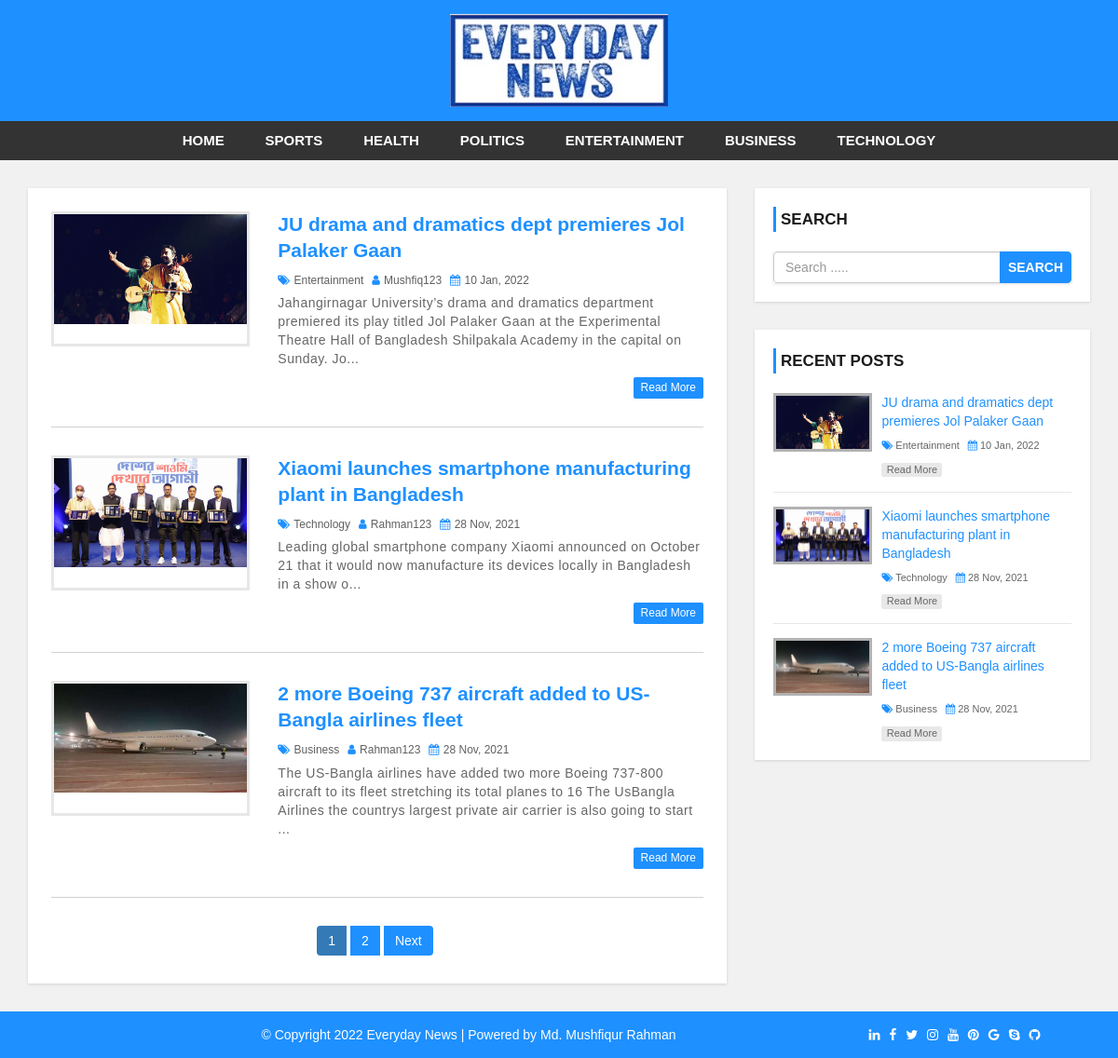
The page / on the database its author committed.
### tables this page shows
CREATE TABLE `settings` (
  `websitename` varchar(60) NOT NULL,
  `logo` varchar(60) NOT NULL,
  `footerdesc` varchar(255) NOT NULL
);

CREATE TABLE `category` (
  `category_id` int(11) NOT NULL,
  `category_name` varchar(100) NOT NULL,
  `post` int(11) NOT NULL DEFAULT 0
);

CREATE TABLE `post` (
  `post_id` int(11) NOT NULL,
  `title` varchar(100) NOT NULL,
  `description` text NOT NULL,
  `category` varchar(100) NOT NULL,
  `post_date` varchar(50) NOT NULL,
  `author` int(11) NOT NULL,
  `post_img` varchar(100) NOT NULL
);

CREATE TABLE `user` (
  `user_id` int(10) UNSIGNED NOT NULL,
  `first_name` varchar(30) NOT NULL,
  `last_name` varchar(30) NOT NULL,
  `username` varchar(30) DEFAULT NULL,
  `password` varchar(40) DEFAULT NULL,
  `role` int(11) NOT NULL
);

### config.php (called while the page is built, shortened)
<?php
$hostname = "http://localhost/everydayNews";
?>

### index.php (the view, shortened to what this page needs)
<?php include 'header.php'; ?>
<div id="main-content">
    <div class="container">
        <div class="row">
            <div class="col-md-8">
                <div class="post-container">
                    <?php
                    include 'config.php';
                    $limit = 3;
                    if (isset($_GET['page'])) {
                        $page = $_GET['page'];
                    }else{$page = 1;}
                    $offset = ($page - 1) * $limit;
                    $sql = "SELECT post.post_id, post.title, post.description, post.post_date, category.category_name, user.username,post.category,post.post_img,post.author FROM post
                    LEFT JOIN category ON post.category = category.category_id
                    LEFT JOIN user ON post.author = user.user_id
                    ORDER BY post.post_id DESC LIMIT {$offset},{$limit}";
                    $result = mysqli_query($conn, $sql) or die("Query Failed");
                    if (mysqli_num_rows($result) > 0) {
                        while ($row = mysqli_fetch_assoc($result)) {
                            ?>
                            <div class="post-content">
                                <div class="row">
                                    <div class="col-md-4">
                                        <a class="post-img" href="single.php?id=<?php echo $row['post_id']; ?>"><img src="admin/upload/<?php echo $row['post_img']; ?>" alt=""/></a>
                                    </div>
                                    <div class="col-md-8">
                                        <div class="inner-content clearfix">
                                            <h3><a href="single.php?id=<?php echo $row['post_id']; ?>"><?php echo $row['title']; ?></a></h3>
                                            <div class="post-information">
                                                <span>
                                                    <i class="fa fa-tags" aria-hidden="true"></i>
                                                    <a href='category.php?cid=<?php echo $row['category'];?>'><?php echo $row['category_name']; ?></a>
                                                </span>
                                                <span>
                                                    <i class="fa fa-user" aria-hidden="true"></i>
                                                    <a href='author.php?aid=<?php echo $row['author']; ?>'><?php echo $row['username']; ?></a>
                                                </span>
                                                <span>
                                                    <i class="fa fa-calendar" aria-hidden="true"></i>
                                                    <?php echo $row['post_date']; ?>
                                                </span>
                                            </div>
                                            <p class="description">
                                                <?php echo substr($row['description'],0,200). "..."; ?>
                                            </p>
                                            <a class='read-more pull-right' href="single.php?id=<?php echo $row['post_id']; ?>">read more</a>
                                        </div>
                                    </div>
                                </div>
                            </div>
                            <?php
                        }
                    }else{
                        echo "<h2> No record found. </h2>";
                    }
                    $sql1 = "SELECT * from post";
                    $result1 = mysqli_query($conn,$sql1) or die("Query Failed");
                    if (mysqli_num_rows($result1) >0) {
                        $total_records = mysqli_num_rows($result1);
                        $total_page = ceil($total_records/$limit);
                        echo "<ul class='pagination admin-pagination'>";
                        for ($i=1; $i<=$total_page ; $i++) {
                            if ($i== $page) {
                                $active = "active";
                            }else{
                                $active = "";
                            }
                            echo "<li class='". $active."'><a href='index.php?page=".$i."'>".$i."</a></li>";
                        }
                        if ($total_page >$page) {
                            echo "<li> <a href='index.php?page=".($page+1)."'>Next</a></li>";
                        }
                        echo "</ul>";
                    }
                    ?>
                </div>
            </div>
            <?php include 'sidebar.php'; ?>
        </div>
    </div>
</div>
<?php include 'footer.php'; ?>

### header.php (shortened to what this page needs)
<?php
    include 'config.php';
 ?>
<!DOCTYPE html>
<html lang="en">
<head>
    <link rel="stylesheet" href="css/bootstrap.min.css" />
    <link rel="stylesheet" href="css/font-awesome.css">
    <link rel="stylesheet" href="css/style.css">
</head>
<body>
    <div id="header">
        <div class="container">
            <div class="row">
                <div class=" col-md-offset-4 col-md-4">
                <?php
                  include "config.php";
                  $sql = "SELECT * FROM settings";
                  $result = mysqli_query($conn, $sql) or die("Query Failed.");
                  if(mysqli_num_rows($result) > 0){
                    while($row = mysqli_fetch_assoc($result)) {
                        if ($row['logo'] == "") {
                          echo '<a href="index.php"><h1>' . $row['websitename'].'</h1></a>';
                        }else{
                            echo '<a href="index.php" id="logo"><img src="admin/images/'.$row['logo'].'"></a>';
                        }
            }
                } ?>
                </div>
            </div>
        </div>
    </div>
    <div id="menu-bar">
        <div class="container">
            <div class="row">
                <div class="col-md-12">
                    <?php
                    include 'config.php';
                    $sql = "SELECT * FROM category WHERE post > 0";
                    $result = mysqli_query($conn, $sql) or die("Query Failed");
                    if (mysqli_num_rows($result) > 0) {
                        $active = "";
                        ?>
                        <ul class='menu'>
                            <li><a class='' href='<?php echo $hostname; ?>'>Home</a></li>
                            <?php while ($row = mysqli_fetch_assoc($result)) {
                                ?>
                                <li><a class='<?php echo $active?>' href='category.php?cid=<?php echo $row['category_id']; ?>'><?php echo $row['category_name']; ?></a></li>
                            <?php } ?>
                        </ul>
                        <?php
                    }
                    ?>
                </div>
            </div>
        </div>
    </div>

### sidebar.php
<div id="sidebar" class="col-md-4">
  <div class="search-box-container">
    <h4>Search</h4>
    <form class="search-post" action="search.php" method ="GET">
      <div class="input-group">
        <input type="text" name="search" class="form-control" placeholder="Search .....">
        <span class="input-group-btn">
          <button type="submit" class="btn btn-danger">Search</button>
        </span>
      </div>
    </form>
  </div>
  <div class="recent-post-container">
    <h4>Recent Posts</h4>
    <?php
      include 'config.php';
      $limit = 3;
      $sql = "SELECT post.post_id, post.title, post.description, post.post_date, category.category_name, post.category, post.post_img FROM post
      LEFT JOIN category ON post.category = category.category_id
      ORDER BY post.post_id DESC LIMIT {$limit}";
      $result = mysqli_query($conn, $sql) or die("Query Failed : Recent post");
      if (mysqli_num_rows($result) > 0) {
          while ($row = mysqli_fetch_assoc($result)) {
    ?>
    <div class="recent-post">
      <a class="post-img" href="single.php?id=<?php echo $row['post_id']; ?>">
        <img src="admin/upload/<?php echo $row['post_img']; ?>" alt=""/>
      </a>
      <div class="post-content">
        <h5><a href="single.php?id=<?php echo $row['post_id']; ?>"><?php echo $row['title']; ?></a></h5>
        <span>
          <i class="fa fa-tags" aria-hidden="true"></i>
          <a href='category.php?cid=<?php echo $row['category'];?>'><?php echo $row['category_name']; ?></a>
        </span>
        <span>
          <i class="fa fa-calendar" aria-hidden="true"></i>
          <?php echo $row['post_date']; ?>
        </span>
        <a class="read-more" href="single.php?id=<?php echo $row['post_id']; ?>">read more</a>
      </div>
    </div>
  <?php
}
}
   ?>
   </div>
</div>

### footer.php
<div id ="footer">
    <div class="container">
        <div class="row">
            <div class="col-md-12">
                <?php
                  include "config.php";
                  $sql = "SELECT * FROM settings";
                  $result = mysqli_query($conn, $sql) or die("Query Failed.");
                  if(mysqli_num_rows($result) > 0){
                    while($row = mysqli_fetch_assoc($result)) {
                ?>
                <span style="margin: 0px 200px;"><?php echo $row['footerdesc'] ?></span>
                <span>
                    <a href="#" style="margin: 0px 3px;" class="fa fa-linkedin"></a>
                    <a href="#" style="margin: 0px 3px;" class="fa fa-facebook"></a>
                    <a href="#" style="margin: 0px 3px;" class="fa fa-twitter"></a>
                    <a href="#" style="margin: 0px 3px;" class="fa fa-instagram"></a>
                    <a href="#" style="margin: 0px 3px;" class="fa fa-youtube"></a>
                    <a href="#" style="margin: 0px 3px;" class="fa fa-pinterest"></a>
                    <a href="#" style="margin: 0px 3px;" class="fa fa-google"></a>
                    <a href="#" style="margin: 0px 3px;" class="fa fa-skype"></a>
                    <a href="#" style="margin: 0px 3px;" class="fa fa-github"></a>
                </span>
                <?php
                    }
                }
                 ?>
            </div>
        </div>
    </div>
</div>
</body>
</html>

### css/style.css (style rules this page uses)
body { background: #f1f1f1; font-family: sans-serif,arial,Helvetica; }
a, a:hover, a:focus { text-decoration: none; outline: none; }
ul { margin:0; padding:0; list-style:none; }
form { background: #fff; padding: 25px; box-shadow:0 1px 3px rgba(0, 0, 0, 0.13); }
#header { background: #1e90ff; text-align: center; padding: 15px; }
#logo { display: inline-block; width: 65%; }
#logo img { width: 100%; }
#menu-bar { background: #333; text-align: center; }
#menu-bar .menu > li { display: inline-block; }
.menu > li > a { padding: 10px 20px; display: block; text-transform: uppercase; color: #fff; font-size: 15px; font-weight:600; transition:all 0.5s ease 0s; }
#main-content { padding: 30px 0; min-height: 750px; }
#main-content .post-container { background-color: #fff; padding: 25px; box-shadow: 0 1px 3px rgba(0, 0, 0, 0.13); }
#main-content .post-content { border-bottom: 1px solid #d1d1d1; padding: 0 0 30px; margin-bottom:30px; }
#main-content .post-content img { width: 100%; }
#main-content .post-content .post-img { border: 3px solid #e7e7e7; display: block; height: 145px; overflow: hidden; transition: border .3s; }
#main-content .post-content h3 { font-size: 21px; line-height: 28px; font-weight: 600; margin: 0 0 7px; }
#main-content .post-content h3 a { color: #1e90ff; transition:all 0.3s; }
#main-content .post-content .post-information span { color: #606060; font-size: 12px; text-transform: capitalize; margin: 0 5px 5px 0; display: inline-block; }
#main-content .post-content .post-information i { color: #1e90ff; margin-right: 1px; }
#main-content .post-content .post-information a { color: #606060; text-decoration: none; }
#main-content .post-content p, #main-content .single-post p { color: #666; font-size: 14px; letter-spacing: 0.5px; margin:0 0 10px; }
#main-content .post-content a.read-more { color: #fff; background-color: #1E90FF; font-size: 12px; text-transform: capitalize; padding: 3px 8px; border-radius: 2px; transition: all 0.3s; }
.pagination { display: block; text-align: center; margin: 0; }
.pagination li { display:inline-block; margin: 0 5px 0 0; }
.pagination li a { border: none; background: #1e90ff; color: #fff; }
i.fa { color:#222; }
#sidebar h4 { color: #1A1A1A; font-size: 17px; line-height: 27px; font-weight:600; text-transform: uppercase; padding: 0 0 0 5px; margin: 0 0 21px; border-left: 3px solid #1e90ff; }
#sidebar .search-box-container { background-color: #fff; padding: 20px; margin: 0 0 30px; box-shadow: 0 1px 3px rgba(0, 0, 0, 0.13); }
#sidebar .search-post { padding: 0; }
#sidebar .search-post input { color: #606060; }
#sidebar .search-post .btn { font-weight: 600; text-transform: uppercase; padding: 6px 8px; background-color: #1E90FF; border-color: #1E90FF; outline: none; }
#sidebar .recent-post-container { padding: 20px; background: #fff; box-shadow: 0 1px 3px rgba(0, 0, 0, 0.13); }
#sidebar .recent-post { border-bottom: 1px solid #e7e7e7; padding: 0 0 15px; margin: 0 0 15px; }
#sidebar .recent-post:last-child { margin: 0; padding: 0; border: none; }
#sidebar .recent-post .post-img { display: inline-block; width: 33%; border: 3px solid rgba(0,0,0,0.3); vertical-align: top; transition: border .3s; }
#sidebar .recent-post .post-img img { width: 100%; }
#sidebar .recent-post .post-content { width: 65%; display: inline-block; border: none; padding: 0 0 0 7px; margin: 0; }
#sidebar .recent-post h5 { font-size: 14px; line-height: 20px; margin: 0 0 5px; }
#sidebar .recent-post h5 a { color: #1E90FF; }
#sidebar .recent-post span { color: #666; font-size: 11px; display: inline-block; margin: 0 5px 10px 0; }
#sidebar .recent-post span a { color: #666; }
#sidebar .recent-post span i { color: #1E90FF; }
#sidebar .recent-post a.read-more { color: #666; background-color: rgba(0,0,0,0.09); width: 65px; font-size: 11px; text-align: center; padding: 0; display: block; transition: all 0.3s; }
#footer { color: #fff; padding:15px 0; text-align:center; background-color:#1e90ff; }
#footer a { color:#fff; }

### rows shown on the page
settings: logo (picture), footerdesc "© Copyright 2022 Everyday News | Powered by Md. Mushfiqur Rahman"
category: category_name "SPORTS"
category: category_name "HEALTH"
category: category_name "POLITICS"
category: category_name "ENTERTAINMENT"
category: category_name "BUSINESS"
category: category_name "TECHNOLOGY"
post: post_img (picture), title "JU drama and dramatics dept premieres Jol Palaker Gaan", category.category_name "Entertainment", user.username "Mushfiq123", post_date "10 Jan, 2022", description "Jahangirnagar University’s drama and dramatics department premiered its play titled Jol Palaker Gaan at the Experimental Theatre Hall of Bangladesh Shilpakala Academy in the capital on Sunday. Jo"
post: post_img (picture), title "Xiaomi launches smartphone manufacturing plant in Bangladesh", category.category_name "Technology", user.username "Rahman123", post_date "28 Nov, 2021", description "Leading global smartphone company Xiaomi announced on October 21 that it would now manufacture its devices locally in Bangladesh in a show o"
post: post_img (picture), title "2 more Boeing 737 aircraft added to US-Bangla airlines fleet", category.category_name "Business", user.username "Rahman123", post_date "28 Nov, 2021", description "The US-Bangla airlines have added two more Boeing 737-800 aircraft to its fleet stretching its total planes to 16 The UsBangla Airlines the countrys largest private air carrier is also going to start"
